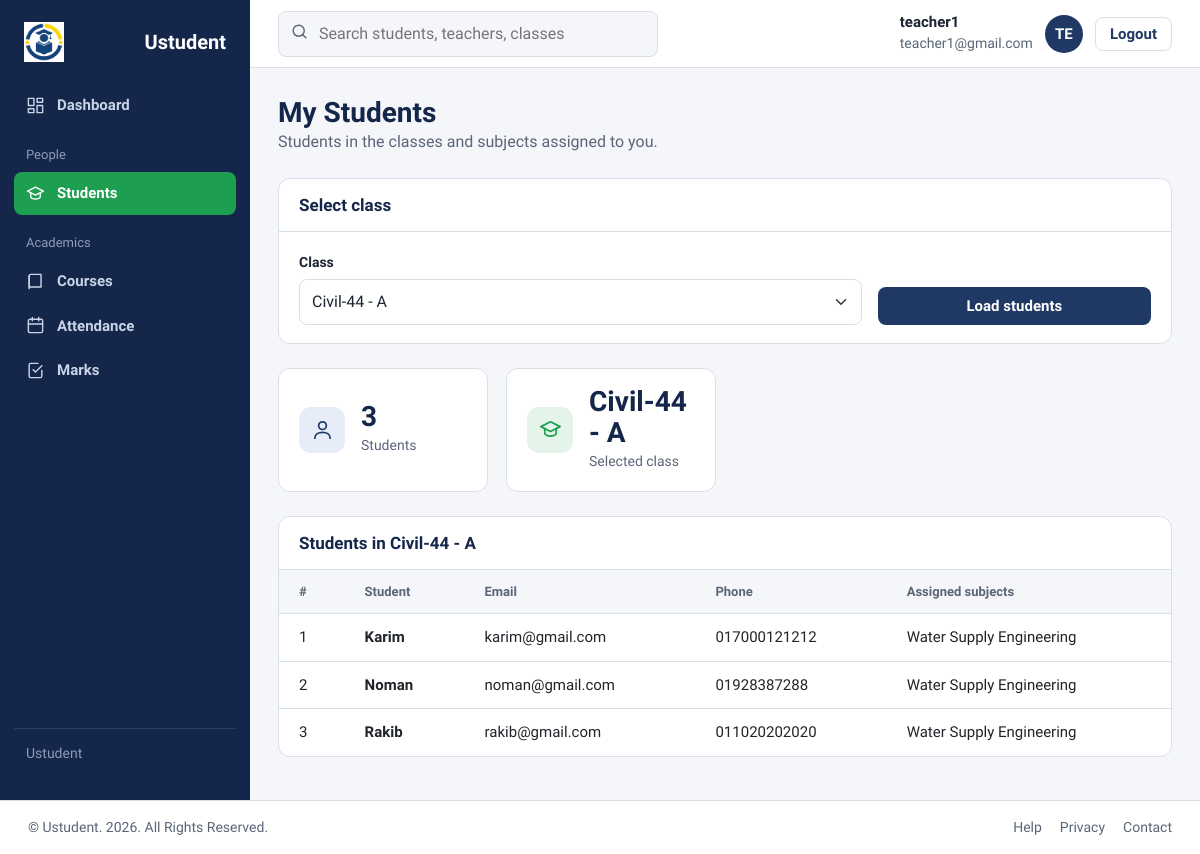
Screenshot of /teacher/teacher_student.php (signed in) with the database file from the repository.
### tables this page shows
CREATE TABLE `classes` (
  `id` int UNSIGNED NOT NULL,
  `class_name` varchar(50) NOT NULL,
  `section` varchar(10) NOT NULL,
  `course_id` int UNSIGNED NOT NULL,
  `created_at` timestamp NULL DEFAULT CURRENT_TIMESTAMP
);

CREATE TABLE `students` (
  `id` int UNSIGNED NOT NULL,
  `user_id` int UNSIGNED NOT NULL,
  `name` varchar(100) NOT NULL,
  `email` varchar(100) NOT NULL,
  `phone` varchar(15) DEFAULT NULL,
  `dob` date DEFAULT NULL,
  `class_id` int UNSIGNED NOT NULL,
  `address` varchar(255) DEFAULT NULL,
  `created_at` timestamp NULL DEFAULT CURRENT_TIMESTAMP
);

### teacher/teacher_student.php (the view, shortened to what this page needs)
<?php
include '../database/dbconfig.php';
function h($value) { return htmlspecialchars((string)$value, ENT_QUOTES, 'UTF-8'); }
function rows($conn, $sql, $types = '', $params = []) {
    $statement = $conn->prepare($sql);
    if ($types !== '' && !$statement->bind_param($types, ...$params)) {
        throw new RuntimeException('Could not bind the database query parameters.');
    }
    if (!$statement->execute()) {
        throw new RuntimeException('Could not load the requested data.');
    }
    $result = $statement->get_result();
    return $result->fetch_all(MYSQLI_ASSOC);
}
$teacher = rows($conn, "SELECT id FROM teachers WHERE user_id = ?", "i", [(int)$_SESSION['id']])[0] ?? null;
$classes = $teacher ? rows($conn,
    "SELECT DISTINCT c.id, c.class_name, c.section
       FROM teacher_subjects ts
       JOIN classes c ON c.id = ts.class_id
      WHERE ts.teacher_id = ?
      ORDER BY c.class_name, c.section",
    "i", [(int)$teacher['id']]) : [];
$classId = (int)($_GET['class_id'] ?? 0);
$currentClass = null;
if (!$currentClass && $classes) {
    $currentClass = $classes[0];
    $classId = (int)$currentClass['id'];
}
$students = $currentClass ? rows($conn,
    "SELECT s.id, s.name, s.email, s.phone,
            GROUP_CONCAT(DISTINCT sub.subject_name ORDER BY sub.subject_name SEPARATOR ', ') AS subjects
       FROM students s
       JOIN teacher_subjects ts ON ts.class_id = s.class_id AND ts.teacher_id = ?
       JOIN subjects sub ON sub.id = ts.subject_id
      WHERE s.class_id = ?
      GROUP BY s.id, s.name, s.email, s.phone
      ORDER BY s.name",
    "ii", [(int)$teacher['id'], $classId]) : [];
?>
<!DOCTYPE html>
<html lang="en">
<head>
<link href="https://cdn.jsdelivr.net/npm/bootstrap@5.3.3/dist/css/bootstrap.min.css" rel="stylesheet">
<link rel="stylesheet" href="../assets/css/admin_dashboard.css">
<link rel="stylesheet" href="../assets/css/academic_common.css">
</head>
<body>
<div class="app">
  <?php include '../includes/sidebar_teacher.php'; ?>
  <div class="main">
    <?php include '../includes/topbar.php'; ?>
    <main class="content">
      <div class="head">
        <div><h1>My Students</h1><p>Students in the classes and subjects assigned to you.</p></div>
      </div>
      <?php if (!$teacher): ?>
        <div class="alert alert-warning">Your teacher profile has not been created yet. Please ask the admin to add you in the Teachers page.</div>
      <?php elseif (!$classes): ?>
        <div class="alert alert-warning">No class or subject is assigned to you yet.</div>
      <?php else: ?>
        <section class="card mb-4">
          <h2>Select class</h2>
          <div class="card-body">
            <form class="row g-3 align-items-end" method="get" action="teacher_student.php">
              <div class="col-md-8">
                <label class="form-label" for="classSel">Class</label>
                <select class="form-select" id="classSel" name="class_id" required>
                  <?php foreach ($classes as $class): ?>
                    <option value="<?php echo (int)$class['id']; ?>" <?php echo $classId === (int)$class['id'] ? 'selected' : ''; ?>>
                      <?php echo h($class['class_name'] . ' - ' . $class['section']); ?>
                    </option>
                  <?php endforeach; ?>
                </select>
              </div>
              <div class="col-md-4 d-grid"><button class="btn" type="submit">Load students</button></div>
            </form>
          </div>
        </section>
        <section class="stats" aria-label="Summary">
          <div class="stat"><span class="ico b"><svg viewBox="0 0 24 24"><circle cx="12" cy="8" r="4"/><path d="M4 21c0-4 4-6 8-6s8 2 8 6"/></svg></span><div><b><?php echo count($students); ?></b><span>Students</span></div></div>
          <div class="stat"><span class="ico g"><svg viewBox="0 0 24 24"><path d="M2 9l10-5 10 5-10 5z"/><path d="M6 11v5c0 1.5 3 3 6 3s6-1.5 6-3v-5"/></svg></span><div><b><?php echo h($currentClass['class_name'] . ' - ' . $currentClass['section']); ?></b><span>Selected class</span></div></div>
        </section>
        <section class="card">
          <h2>Students in <?php echo h($currentClass['class_name'] . ' - ' . $currentClass['section']); ?></h2>
          <div class="table-wrap">
            <table>
              <thead><tr><th>#</th><th>Student</th><th>Email</th><th>Phone</th><th>Assigned subjects</th></tr></thead>
              <tbody>
              <?php foreach ($students as $i => $student): ?>
                <tr>
                  <td class="roll"><?php echo $i + 1; ?></td>
                  <td><b><?php echo h($student['name']); ?></b></td>
                  <td><?php echo h($student['email']); ?></td>
                  <td><?php echo h($student['phone'] ?? ''); ?></td>
                  <td><?php echo h($student['subjects']); ?></td>
                </tr>
              <?php endforeach; ?>
              </tbody>
            </table>
          </div>
        </section>
      <?php endif; ?>
    </main>
  </div>
</div>
<?php include '../includes/footer.php'; ?>
</body>
</html>

### assets/css/admin_dashboard.css (style rules this page uses)
.content { padding:28px;max-width:1200px;width:100% }
.head { display:flex;justify-content:space-between;align-items:flex-end;gap:16px;flex-wrap:wrap;margin-bottom:24px }
.head h1 { font-size:28px }
.head p { color:var(--muted);margin:0 }
.stats { display:grid;grid-template-columns:repeat(4,1fr);gap:18px;margin-bottom:24px }
.stat { background:var(--white);border:1px solid var(--line);border-radius:12px;padding:18px 20px;display:flex;gap:16px;align-items:center }
.ico { width:46px;height:46px;border-radius:12px;display:grid;place-items:center;flex:none }
.ico svg { width:23px;height:23px;stroke:currentColor;fill:none;stroke-width:1.8;stroke-linecap:round;stroke-linejoin:round }
.ico.b { background:var(--blue-soft);color:var(--navy) }
.ico.g { background:var(--green-soft);color:var(--green) }
.stat b { display:block;font:700 28px var(--head);color:var(--navy-deep);line-height:1.1 }
.stat span { color:var(--muted);font-size:14px }
.card { background:var(--white);border:1px solid var(--line);border-radius:12px;overflow:hidden }
.card > h2 { font-size:17px;padding:16px 20px;border-bottom:1px solid var(--line);display:flex;justify-content:space-between;align-items:center }
table { width:100%;border-collapse:collapse }
th,td { padding:12px 20px;text-align:left;border-bottom:1px solid var(--line);font-size:15px }
tr:last-child td { border-bottom:0 }
th { font-size:13px;color:var(--muted);font-weight:600;background:var(--paper) }
:root { --navy:#1f3864; --navy-deep:#14264a; --green:#1e9e50; --green-soft:#e4f4ea; --gold:#d8b32a; --gold-soft:#fbf3d3; --red:#c2402f; --red-soft:#fbe6e2; --blue-soft:#e6edf8; --ink:#1c2433; --muted:#5a6578; --line:#d9dfe9; --paper:#f4f6fa; --white:#fff; --head:"Bricolage Grotesque","Segoe UI",Arial,sans-serif; --body:"Source Sans 3","Segoe UI",Arial,sans-serif; }
* { box-sizing:border-box }
body { margin:0;font:400 16px/1.5 var(--body);color:var(--ink);background:var(--paper) }
h1,h2,h3 { font-family:var(--head);margin:0;line-height:1.2;color:var(--navy-deep) }
.app { display:grid;grid-template-columns:250px minmax(0,1fr);min-height:100vh;transition:grid-template-columns .22s ease }
.main { min-width:0;display:flex;flex-direction:column;min-height:100vh }
.main > .content { flex:1 }
.btn { display:inline-block;background:var(--navy);color:var(--white);padding:10px 18px;border-radius:8px;border:0;cursor:pointer;font:600 15px var(--body) }

### assets/css/academic_common.css (style rules this page uses)
h1,h2,h3 { font-weight:700 }
.btn { --bs-btn-color:#fff;--bs-btn-hover-color:#fff;--bs-btn-active-color:#fff; --bs-btn-bg:var(--navy);--bs-btn-hover-bg:var(--navy-deep);--bs-btn-active-bg:var(--navy-deep); --bs-btn-hover-border-color:transparent;--bs-btn-active-border-color:transparent }
.form-label { font-weight:600;font-size:14px;margin-bottom:6px;color:var(--ink) }
.form-control,.form-select,.input-group-text { border:1.5px solid var(--line);border-radius:8px;padding:10px 12px;font:inherit;color:var(--ink) }
.form-select { padding-right:2.25rem }
.card > .card-body { padding:18px 20px }
.table-wrap { overflow-x:auto }
.table-wrap table { min-width:680px }

### rows the page displays
classes: class_name+section "Civil-44 - A"
students: name "Karim", email "karim@gmail.com", phone "017000121212", subjects "Water Supply Engineering"
students: name "Noman", email "noman@gmail.com", phone "01928387288", subjects "Water Supply Engineering"
students: name "Rakib", email "rakib@gmail.com", phone "011020202020", subjects "Water Supply Engineering"

### other values shown
$_SESSION['name'] "teacher1"
$_SESSION['email'] "teacher1@gmail.com"
substr($_SESSION['name'], 0,2) "TE"
count($students) "3"
form field class_id "Civil-44 - A"
